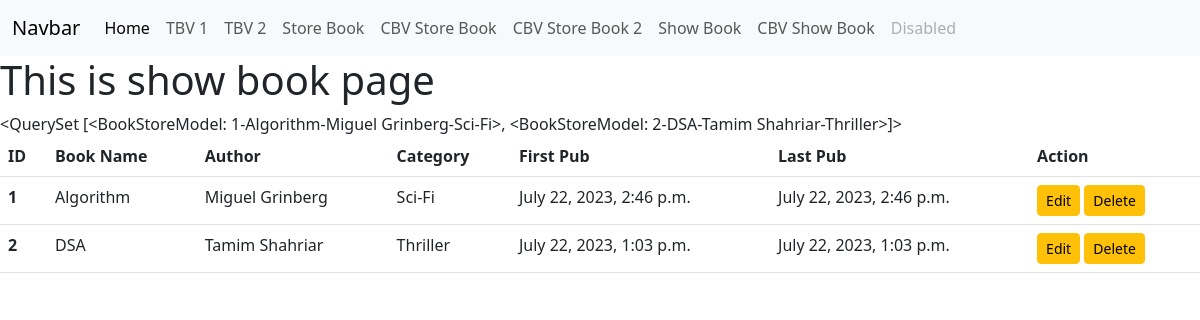
Before: /show_book/ with the older database file.
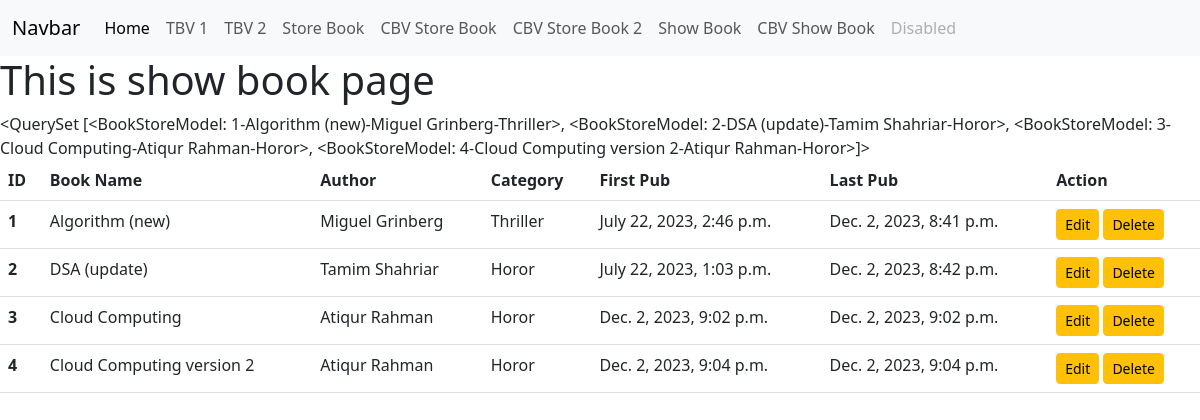
After: the same page with the newer database file.
### book/models.py (models this page shows)
class BookStoreModel(models.Model):
    CATEGORY = {
        ('Mystery','Mystery'),
        ('Thriller','Thriller'),
        ('Sci-Fi','Sci-Fi'),
        ('Humor','Humor'),
        ('Horor','Horor'),
    }
    id = models.IntegerField(primary_key=True)
    book_name = models.CharField(max_length=30)
    author = models.CharField(max_length=30)
    category = models.CharField(max_length=30,choices=CATEGORY)
    first_pub = models.DateTimeField(auto_now_add=True)
    last_pub = models.DateTimeField(auto_now=True)
    def __str__(self) -> str:
        return f'{self.id}-{self.book_name}-{self.author}-{self.category}'

### book/views.py (the view)
# urls.py: path('show_book/',show_book, name='showbook'),
def show_book(request):
    book = BookStoreModel.objects.all()
    print(book)
    return render(request, 'show_book.html',{'book':book})

### book/templates/show_book.html (shortened to what this page needs)
{% extends 'base.html' %}
{% block content %}
<h1>This is show book page</h1>
{{book}}
{%if book%}
<table class="table">
    <thead>
        <tr>
            <th scope="col">ID</th>
            <th scope="col">Book Name</th>
            <th scope="col">Author</th>
            <th scope="col">Category</th>
            <th scope="col">First Pub</th>
            <th scope="col">Last Pub</th>
            <th scope="col">Action</th>
        </tr>
    </thead>
    <tbody>
        {% for b in book %}
        <tr>
            <th scope="row">{{b.id}}</th>
            <td>{{b.book_name}}</td>
            <td>{{b.author}}</td>
            <td>{{b.category}}</td>
            <td>{{b.first_pub}}</td>
            <td>{{b.last_pub}}</td>
            <td>
                <a href="{% url 'edit' id=b.id %}"
                    class="btn btn-warning btn-sm">Edit</a>
                <a href="{% url 'deletebook' id=b.id %}"
                    class="btn btn-warning btn-sm">Delete</a>
            </td>
        </tr>
        {%endfor%}
    </tbody>
</table>
{%else%}
<h1>No book available</h1>
{%endif%}
{% endblock %}

### book/templates/base.html (shortened to what this page needs)
<!DOCTYPE html>
<html lang="en">
  <head>
    <link
      href="https://cdn.jsdelivr.net/npm/bootstrap@5.3.0/dist/css/bootstrap.min.css"
      rel="stylesheet"
    />
  </head>
  <body>
    <nav class="navbar navbar-expand-lg bg-body-tertiary">
      <div class="container-fluid">
        <a class="navbar-brand" href="">Navbar</a>
        <div class="collapse navbar-collapse" id="navbarNav">
          <ul class="navbar-nav">
            <li class="nav-item">
              <a
                class="nav-link active"
                aria-current="page"
                href="{%url 'home'%}"
                >Home</a
              >
            </li>
            <li class="nav-item">
              <a class="nav-link" href="{%url 'temp1'%}">TBV 1</a>
            </li>
            <li class="nav-item">
              <a class="nav-link" href="{%url 'temp2'%}">TBV 2</a>
            </li>
            <li class="nav-item">
              <a class="nav-link" href="{%url 'storeBook'%}">Store Book</a>
            </li>
            <li class="nav-item">
              <a class="nav-link" href="{%url 'storeBookClass'%}">CBV Store Book</a>
            </li>
            <li class="nav-item">
              <a class="nav-link" href="{%url 'storeBookClass2'%}">CBV Store Book 2</a>
            </li>
            <li class="nav-item">
              <a class="nav-link" href="{%url 'showbook'%}">Show Book</a>
            </li>
            <li class="nav-item">
              <a class="nav-link" href="{%url 'showbookclass'%}">CBV Show Book</a>
            </li>
            <li class="nav-item">
              <a class="nav-link disabled">Disabled</a>
            </li>
          </ul>
        </div>
      </div>
    </nav>
    {% block content %}{% endblock %}
  </body>
</html>

Changed rows visible on the page:
changed BookStoreModel "Miguel Grinberg": id+book_name+author "<QuerySet [<BookStoreModel: 1-Algorithm-Miguel Grinberg-Sci-Fi>, <BookStoreModel: 2-DSA-Tamim Shahriar-Thriller>]>" → "<QuerySet [<BookStoreModel: 1-Algorithm (new)-Miguel Grinberg-Thriller>, <BookStoreModel: 2-DSA (update)-Tamim Shahriar-Horor>, <BookStoreModel: 3-Cloud Computing-Atiqur Rahman-Horor>, <BookStoreModel: 4-Cloud Computing version 2-Atiqur Rahman-Horor>]>"; book_name "Algorithm" → "Algorithm (new)"; category "Sci-Fi" → "Thriller"; last_pub "July 22, 2023, 2:46 p.m." → "Dec. 2, 2023, 8:41 p.m."
changed BookStoreModel "Tamim Shahriar": book_name "DSA" → "DSA (update)"; category "Thriller" → "Horor"; last_pub "July 22, 2023, 1:03 p.m." → "Dec. 2, 2023, 8:42 p.m."
added BookStoreModel: id "3", book_name "Cloud Computing", author "Atiqur Rahman", category "Horor", first_pub "Dec. 2, 2023, 9:02 p.m.", last_pub "Dec. 2, 2023, 9:02 p.m."
added BookStoreModel: id "4", book_name "Cloud Computing version 2", author "Atiqur Rahman", category "Horor", first_pub "Dec. 2, 2023, 9:04 p.m.", last_pub "Dec. 2, 2023, 9:04 p.m."
